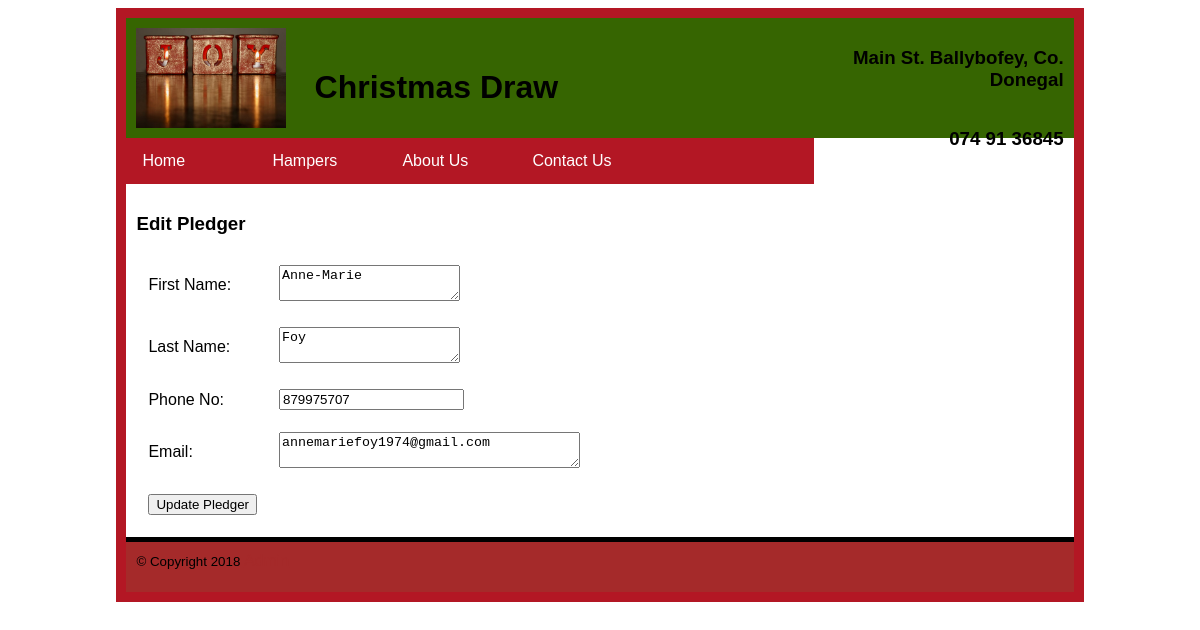
/editpledger.php?pledgerid=1, run on the app's committed database.
### tables this page shows
CREATE TABLE `pledger` (
  `pledgerid` int(50) NOT NULL,
  `firstname` text NOT NULL,
  `lastname` text NOT NULL,
  `email` text NOT NULL,
  `phoneno` int(50) NOT NULL
);

### editpledger.php (the view, shortened to what this page needs)
<!DOCTYPE HTML>
<html lang="en">
<head>
 <link rel="stylesheet" href="css/style.css">
 </head>
<body>
<div id="container">
<div id="content">
<h3>Edit Pledger</h3>
<?php
$server="localhost";
$dbuser="root";
$password="";
$pledgerid=$_GET["pledgerid"];
$link=mysqli_connect($server,$dbuser,$password);
mysqli_select_db($link, "christmasdraw");
$sql="SELECT * FROM pledger WHERE pledgerid=$pledgerid";
$result=mysqli_query($link, $sql);
$row=mysqli_fetch_array($result);
$firstname=$row["firstname"];
$lastname=$row["lastname"];
$phoneno=$row["phoneno"];
$email=$row["email"];
?>
<form method="post" action="processeditpledger.php">
<table>
<tr>
<td>First Name: </td><td><textarea type="text" name="firstname" ><?php echo $firstname; ?></textarea></td>
</tr>
<tr>
<td>Last Name: </td><td><textarea type="text" name="lastname" ><?php echo $lastname; ?></textarea></td>
</tr>
<tr>
<td>Phone No: </td>
<td><input type="number" name="phoneno" value="<?php echo $phoneno; ?>"/></td>
</tr>
<tr>
<td>Email: </td><td><textarea name="email" cols="35"><?php echo $email; ?></textarea></td>
</tr>
<tr>
<td><input type="submit" name="submit" value="Update Pledger"/></td>
</tr>
</table>
</form>
</div>
</div>
</body>
</html>

### css/style.css (style rules this page uses)
body { font-family: Helvetica, Arial, Verdana, Sans-serif; background-color: Light-Green; }
#container { margin: auto; width: 80%; background-color: #b31724; border: 10px solid #b31724; }
#header { background-color: #366501; height: 100px; padding: 10px; text-align: center; }
#logo { margin:0; padding:0; float: left; width: 150px; }
#sitename { margin: auto; padding:50; float: left; width: 300px; }
#address { margin: auto; float: right; width: 250px; text-align: right; }
#phone { float: right; width: 250px; text-align: right; }
#nav { background-color: #ffffff; clear: left; }
#content { background-color: #ffffff; padding: 10px; min-height: 300px; }
#footer { background-color: brown; height: 30px; padding: 10px; }
#sitename { float: left; width: 300px; padding-top: 20px; }
#logo { float:left; width: 150px; }
table td { padding: 10px; }
table tr:nth-child(1) { background-color: #ffffff; }
table tr { background-color: #FFFFFF; }
ul { list-style-type: none; margin: 0; padding: 0; overflow: hidden; background-color: #b31724 }
li { float: left; width: 130px; }
li a, .dropbtn { display: inline-block; color: white; text-align: center; padding: 14px 16px; text-decoration: none; }
li.dropdown { display: inline-block; }
#footer { border-top: 5px solid black; height: 30px; }

### data on the page
pledger: firstname "Anne-Marie", lastname "Foy", phoneno "879975707", email "annemariefoy1974@gmail.com"
